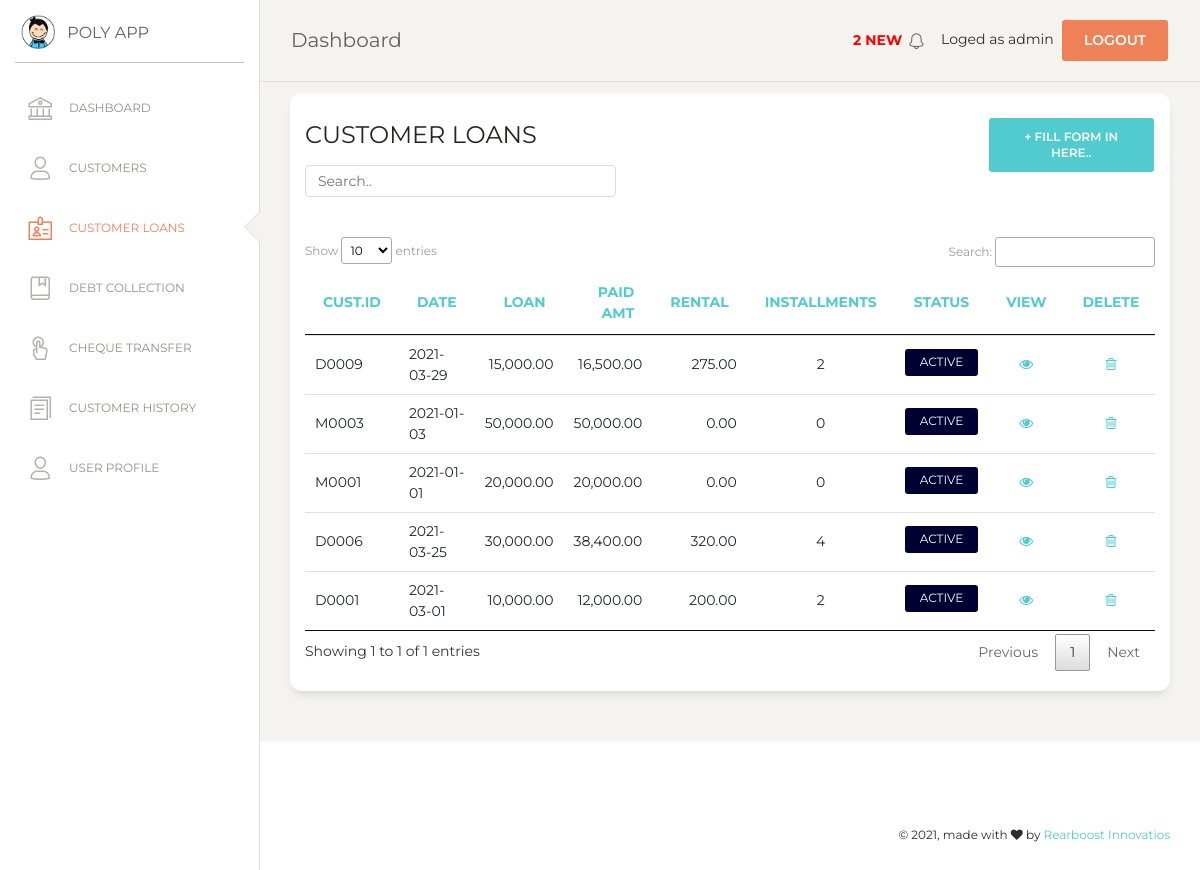
/customer_loan.php (signed in), run on the app's committed database.
### tables this page shows
CREATE TABLE `loan` (
  `loan_no` int(7) NOT NULL,
  `l_date` date NOT NULL,
  `amount` double(10,2) NOT NULL,
  `interest` int(5) NOT NULL,
  `l_method` varchar(25) NOT NULL,
  `total_amt` double(10,2) NOT NULL,
  `installment_value` double(10,2) NOT NULL,
  `no_of_installments` int(11) NOT NULL,
  `int_val` double(10,2) NOT NULL,
  `cust_id` varchar(10) NOT NULL,
  `i_date` varchar(30) NOT NULL,
  `l_status` tinyint(4) NOT NULL
);

### customer_loan.php (the view, shortened to what this page needs)
<?php
if (!isset($_SESSION['loged_user'])) {
    header('location: login.php');
}else {
$con = mysqli_connect(DB_HOSTNAME,DB_USERNAME,DB_PASSWORD);
mysqli_select_db($con,DB_NAME);
?>
<!DOCTYPE html>
<html lang="en">
<?php  include('./include/head.php');   ?>
<body class="">
  <div class="wrapper ">
    <?php include("include/sidebar.php"); ?>
    <div class="main-panel">
      <?php include('include/nav.php');  ?>
      <div class="content">
      <div class="row">
          <div class="col-md-12">
            <div class="card">
              <div class="row">
              <div class="col-md-9">
              <div class="card-header">
                <h4 class="card-title"> CUSTOMER LOANS</h4>
                <input class="form-control myInput" id="myInput" type="text" placeholder="Search..">
              </div>
              </div>
              <div class="col-md-3">
                 <div class="card-header">
                    <button type="button" class="btn btn-primary add-btn" data-toggle="modal" data-target="#Form1">+ Fill Form in here..
                    </button>
                 </div>
              </div>
              </div>
              <div class="card-body">
              </div>
              <div class="card-body">
                <div class="table-responsive">
                  <table class="table" id="myTable">
                    <thead class="text-primary">
                      <th>                    cust.ID</th>
                      <th>                    Date</th>
                      <th class="text-right"> Loan</th>
                      <th class="text-right"> Paid amt</th>
                      <th class="text-right"> Rental</th>
                      <th class="text-center">installments</th>
                      <th class="text-center">Status</th>
                      <th class="text-center">View 				</th>
                      <th class="text-center">Delete 			</th>
                    </thead>
                    <tbody>
                      <?php
                      $sql=mysqli_query($con,"SELECT * FROM loan ORDER BY loan_no DESC");
                      $numRows = mysqli_num_rows($sql);
                      if($numRows > 0) {
                        while($row = mysqli_fetch_assoc($sql)) {
                          ?>
                          <tr>
                            <td> <?php echo $row['cust_id'] ?> </td>
                            <td> <?php echo $row['l_date'] ?>  </td>
                            <td class="text-right">
                              <?php echo number_format($row['amount'],2,'.',',') ?>
                            </td>
                            <td class="text-right">
                              <?php echo number_format($row['total_amt'],2,'.',',') ?>
                            </td>
                            <td class="text-right">
                              <?php echo number_format($row['installment_value'],2,'.',',')?>
                            </td>
                            <td class="text-center">
                              <?php  echo $row['no_of_installments'] ?>
                            </td>
                            <td class="text-center">
                              <?php
                              if($row['l_status']==1){
                              echo '<label class="btn-sm" style="background-color:#000033; border: 0px; color: #ffffff; font-size: 12px; padding-top: 4px;">'."ACTIVE".'</label>';
                              }else{
                              echo '<label class="btn-sm" style="background-color:#990000; border: 0px; color: #ffffff; font-size: 12px; padding-top: 4px;">'."CLOSED".'</label>';
                              }
                              ?>
                            </td>
                            <td class="text-center">
                              <a href="#" onclick="editView(<?php echo $row['loan_no']; ?>)" name="edit">
                              <i class="fa fa-eye" aria-hidden="true"></i></a>
                            </td>
                            <td class="text-center">
                              <a href="#" onclick="confirmation('event','<?php echo $row['loan_no']; ?>')"  name="delete">
                              <i class="fa fa-trash-o" aria-hidden="true"></i></a>
                            </td>
                          </tr>
                    </tbody>
                           <?php
                        }
                      }
                    ?>
                    </table>
                </div>
              </div>
              </div>
            </div>
          </div>
          </div>
        </div>
        </div>
       <?php include('include/footer.php');  ?>
</body>
</html>
<?php
}
?>

### assets/demo/demo.css (style rules this page uses)
.add-btn { float: right !important; }
.myInput { width: 50% !important; }

### data on the page
loan: cust "D0009", l_date "2021-03-29", amount "15,000.00", total_amt "16,500.00", installment_value "275.00", no_of_installments "2", l_status "ACTIVE"
loan: cust "M0003", l_date "2021-01-03", amount "50,000.00", total_amt "50,000.00", installment_value "0.00", no_of_installments "0", l_status "ACTIVE"
loan: cust "M0001", l_date "2021-01-01", amount "20,000.00", total_amt "20,000.00", installment_value "0.00", no_of_installments "0", l_status "ACTIVE"
loan: cust "D0006", l_date "2021-03-25", amount "30,000.00", total_amt "38,400.00", installment_value "320.00", no_of_installments "4", l_status "ACTIVE"
loan: cust "D0001", l_date "2021-03-01", amount "10,000.00", total_amt "12,000.00", installment_value "200.00", no_of_installments "2", l_status "ACTIVE"

### other printed values
$numRows "2"
$_SESSION['loged_user'] "admin"
